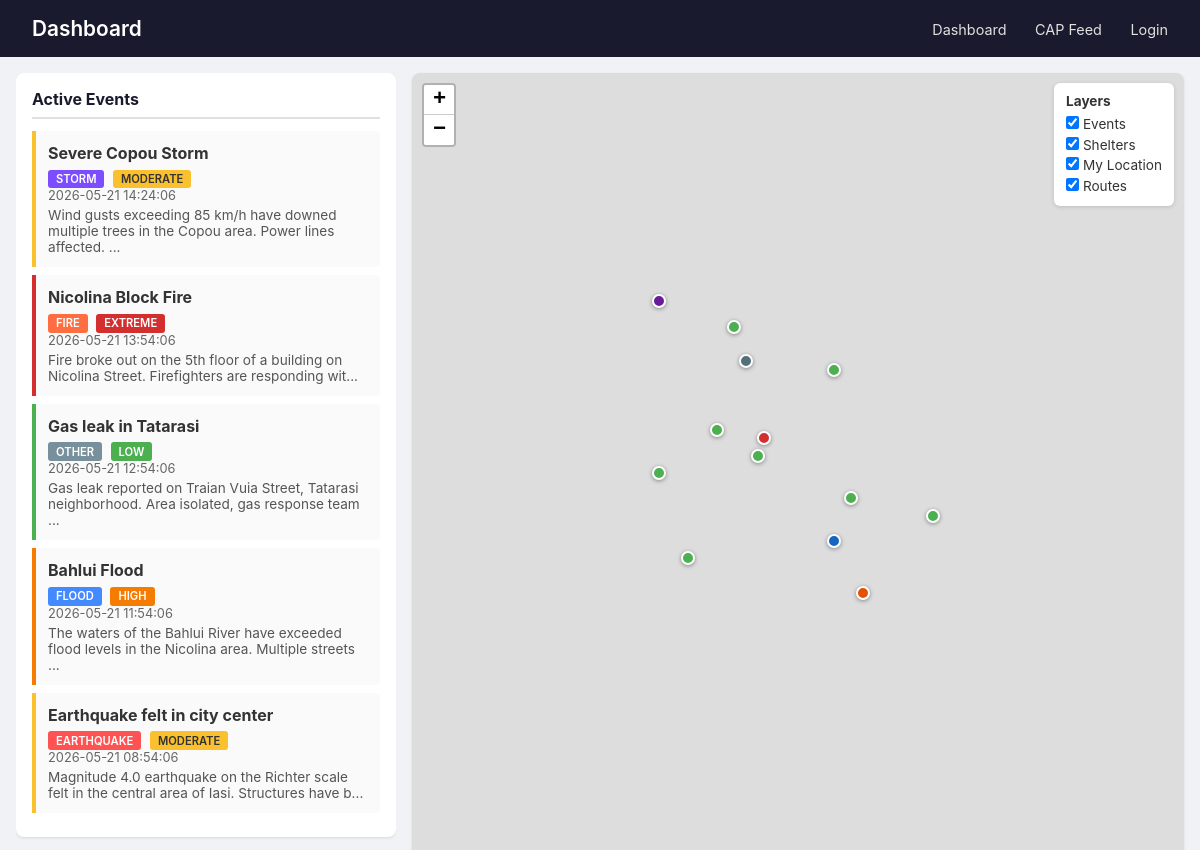
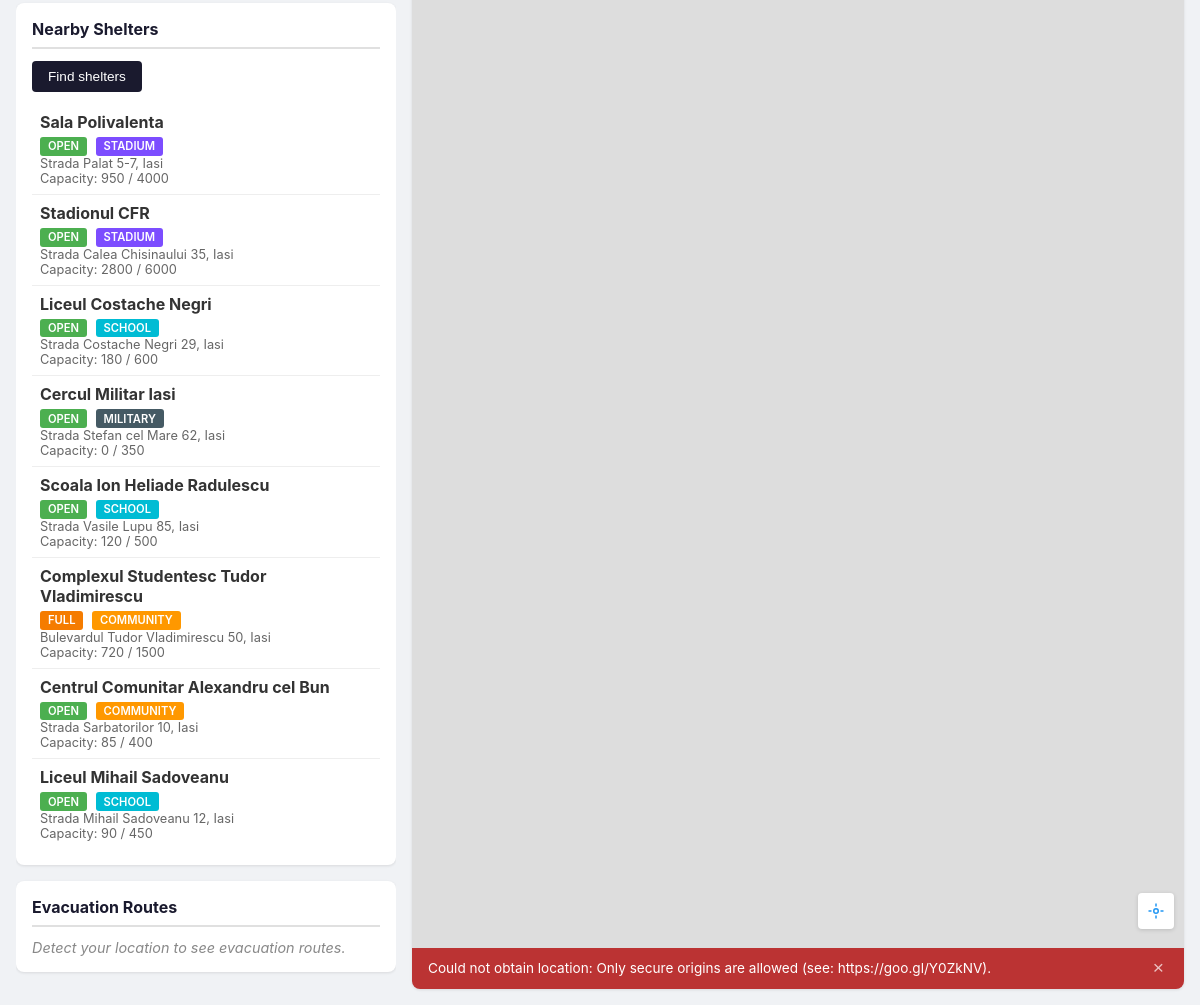
/dashboard, run on the app's committed database (2 pictures, top to bottom).
### tables this page shows
CREATE TABLE IF NOT EXISTS emergency_events (
    id              INT UNSIGNED NOT NULL AUTO_INCREMENT,
    event_type      ENUM('earthquake', 'flood', 'fire', 'storm', 'other') NOT NULL,
    title           VARCHAR(255) NOT NULL,
    description     TEXT,
    severity        ENUM('low', 'moderate', 'high', 'extreme') NOT NULL DEFAULT 'moderate',
    latitude        DECIMAL(10, 7),
    longitude       DECIMAL(10, 7),
    status          ENUM('active', 'resolved') NOT NULL DEFAULT 'active',
    started_at      TIMESTAMP NOT NULL DEFAULT CURRENT_TIMESTAMP,
    resolved_at     TIMESTAMP NULL DEFAULT NULL,
    created_at      TIMESTAMP NOT NULL DEFAULT CURRENT_TIMESTAMP,
    updated_at      TIMESTAMP NOT NULL DEFAULT CURRENT_TIMESTAMP ON UPDATE CURRENT_TIMESTAMP,
PRIMARY KEY (id));

CREATE TABLE IF NOT EXISTS shelters (
    id              INT UNSIGNED        NOT NULL AUTO_INCREMENT,
    name            VARCHAR(255)        NOT NULL,
    address         VARCHAR(500)        NOT NULL,
    latitude        DECIMAL(10, 7)      NOT NULL,
    longitude       DECIMAL(10, 7)      NOT NULL,
    geom_point      POINT               NOT NULL,
    capacity        INT UNSIGNED        NOT NULL DEFAULT 0,
    current_occupancy INT UNSIGNED      NOT NULL DEFAULT 0,
    shelter_type    ENUM('stadium', 'school', 'military', 'community', 'other') NOT NULL DEFAULT 'community',
    status          ENUM('open', 'full', 'closed') NOT NULL DEFAULT 'open',
    contact_phone   VARCHAR(30)         DEFAULT NULL,
    notes           TEXT                DEFAULT NULL,
    created_at      TIMESTAMP           NOT NULL DEFAULT CURRENT_TIMESTAMP,
    updated_at      TIMESTAMP           NOT NULL DEFAULT CURRENT_TIMESTAMP ON UPDATE CURRENT_TIMESTAMP,
    PRIMARY KEY (id),
    SPATIAL INDEX idx_shelters_geom (geom_point),
    INDEX idx_shelters_status (status)
);

### models/Event.php (called while the page is built, shortened)
<?php
class Event
{
    private $mysql;
    public function __construct($mysql)
    {
        $this->mysql = $mysql;
    }
    public function getActive()
    {
        if (
            !($stmt = $this->mysql->prepare(
                "SELECT id, event_type, title, description, severity, latitude, longitude, status, started_at
             FROM emergency_events
             WHERE status = 'active'
             ORDER BY started_at DESC"
            ))
        ) {
            return [false, 'Error preparing query: ' . $this->mysql->error];
        }
        if (!$stmt->execute()) {
            return [false, 'Error executing query: ' . $this->mysql->error];
        }
        if (!($result = $stmt->get_result())) {
            return [false, 'Error retrieving result: ' . $this->mysql->error];
        }
        $events = [];
        while ($row = $result->fetch_assoc()) {
            $events[] = $row;
        }
        return [true, $events];
    }
}

### models/Shelter.php (called while the page is built, shortened)
<?php
class Shelter
{
    private $mysql;
    public function __construct($mysql)
    {
        $this->mysql = $mysql;
    }
    public function getAll()
    {
        if (
            !($stmt = $this->mysql->prepare(
                "SELECT id, name, address, latitude, longitude, capacity, current_occupancy, shelter_type, status, contact_phone, notes
             FROM shelters WHERE status != 'closed'"
            ))
        ) {
            return [false, 'Error preparing query: ' . $this->mysql->error];
        }
        if (!$stmt->execute()) {
            return [false, 'Error executing query: ' . $this->mysql->error];
        }
        if (!($result = $stmt->get_result())) {
            return [false, 'Error retrieving result: ' . $this->mysql->error];
        }
        $shelters = [];
        while ($row = $result->fetch_assoc()) {
            $shelters[] = $row;
        }
        return [true, $shelters];
    }
}

### views/PublicDashboard.php (the view, shortened to what this page needs)
<!DOCTYPE html>
<html lang="en">
<head>
    <link rel="stylesheet" href="https://unpkg.com/leaflet@1.9.4/dist/leaflet.css" />
    <link rel="stylesheet" href="dashboard.css">
</head>
<body>
    <header class="dashboard-header">
        <h1>Dashboard</h1>
        <nav>
            <a href="dashboard">Dashboard</a>
            <a href="cap-feed" target="_blank">CAP Feed</a>
            <?php if ($isLoggedIn): ?>
                <a class="logged-in" href="login">Logged in as <?php echo htmlspecialchars($username); ?></a>
            <?php else: ?>
                <a href="login">Login</a>
            <?php endif; ?>
        </nav>
    </header>
    <main class="dashboard-main">
        <div class="dashboard-content">
            <div class="sidebar">
                <section class="panel">
                    <h2>Active Events</h2>
                    <?php if (empty($events)): ?>
                        <p class="empty-state">No active emergencies.</p>
                    <?php else: ?>
                        <ul class="event-list">
                            <?php foreach ($events as $event): ?>
                                <li class="event-item severity-<?php echo htmlspecialchars($event['severity']); ?>"
                                    data-lat="<?php echo htmlspecialchars($event['latitude']); ?>"
                                    data-lng="<?php echo htmlspecialchars($event['longitude']); ?>">
                                    <strong><?php echo htmlspecialchars($event['title']); ?></strong>
                                    <span class="badge badge-<?php echo htmlspecialchars($event['event_type']); ?>">
                                        <?php echo htmlspecialchars($event['event_type']); ?>
                                    </span>
                                    <span class="badge badge-severity-<?php echo htmlspecialchars($event['severity']); ?>">
                                        <?php echo htmlspecialchars($event['severity']); ?>
                                    </span>
                                    <small><?php echo htmlspecialchars($event['started_at']); ?></small>
                                    <p><?php echo htmlspecialchars(mb_strimwidth($event['description'] ?? '', 0, 100, '...')); ?>
                                    </p>
                                </li>
                            <?php endforeach; ?>
                        </ul>
                    <?php endif; ?>
                </section>
                <section class="panel">
                    <h2>Nearby Shelters</h2>
                    <div class="location-controls">
                        <button id="locateBtn" class="btn">Find shelters</button>
                    </div>
                    <div id="shelterList" class="shelter-list">
                        <?php foreach ($shelters as $shelter): ?>
                            <div class="shelter-item" data-lat="<?php echo htmlspecialchars($shelter['latitude']); ?>"
                                data-lng="<?php echo htmlspecialchars($shelter['longitude']); ?>"
                                data-id="<?php echo htmlspecialchars($shelter['id']); ?>">
                                <strong><?php echo htmlspecialchars($shelter['name']); ?></strong>
                                <span class="badge badge-status-<?php echo htmlspecialchars($shelter['status']); ?>">
                                    <?php echo htmlspecialchars($shelter['status']); ?>
                                </span>
                                <span class="badge badge-type-<?php echo htmlspecialchars($shelter['shelter_type']); ?>">
                                    <?php echo htmlspecialchars($shelter['shelter_type']); ?>
                                </span>
                                <small><?php echo htmlspecialchars($shelter['address']); ?></small>
                                <small>Capacity:
                                    <?php echo htmlspecialchars($shelter['current_occupancy'] . ' / ' . $shelter['capacity']); ?></small>
                            </div>
                        <?php endforeach; ?>
                    </div>
                </section>
                <section class="panel">
                    <h2>Evacuation Routes</h2>
                    <div id="routeList" class="route-list">
                        <p class="empty-state">Detect your location to see evacuation routes.</p>
                    </div>
                </section>
            </div>
            <div class="map-container">
                <div id="map"></div>
                <div id="layerControls" class="layer-controls">
                    <strong>Layers</strong>
                    <label><input type="checkbox" id="toggleEvents" checked> Events</label>
                    <label><input type="checkbox" id="toggleShelters" checked> Shelters</label>
                    <label><input type="checkbox" id="toggleUser" checked> My Location</label>
                    <label><input type="checkbox" id="toggleRoutes" checked> Routes</label>
                </div>
                <button id="centerOnMe" class="map-btn center-on-me-btn" title="Center on my location">
                    <svg width="18" height="18" viewBox="0 0 24 24" fill="none" stroke="currentColor" stroke-width="2">
                        <circle cx="12" cy="12" r="3" />
                        <path d="M12 2v4M12 18v4M2 12h4M18 12h4" />
                    </svg>
                </button>
                <div id="locationBanner" class="location-banner location-banner--hidden">
                    <span id="locationBannerText">Obtaining location...</span>
                    <button class="location-banner-close"
                        onclick="document.querySelector('#locationBanner').classList.add('location-banner--hidden')">&times;</button>
                </div>
            </div>
        </div>
    </main>
</body>
</html>

### public/dashboard.css (style rules this page uses)
* { margin: 0; padding: 0; box-sizing: border-box; }
body { font-family: -apple-system, BlinkMacSystemFont, "Segoe UI", Roboto, sans-serif; background: #f0f2f5; color: #333; }
.dashboard-header { background: #1a1a2e; color: #fff; padding: 1rem 2rem; display: flex; justify-content: space-between; align-items: center; }
.dashboard-header h1 { font-size: 1.3rem; font-weight: 600; }
.dashboard-header nav a { color: #e0e0e0; text-decoration: none; margin-left: 1.5rem; font-size: 0.9rem; }
.dashboard-main { padding: 1rem; }
.dashboard-content { display: flex; gap: 1rem; height: calc(100vh - 4.5rem); }
.sidebar { width: 380px; min-width: 380px; overflow-y: auto; display: flex; flex-direction: column; gap: 1rem; }
.panel { background: #fff; border-radius: 8px; padding: 1rem; box-shadow: 0 1px 3px rgba(0, 0, 0, 0.1); }
.panel h2 { font-size: 1rem; margin-bottom: 0.75rem; color: #1a1a2e; border-bottom: 2px solid #e0e0e0; padding-bottom: 0.5rem; }
.empty-state { color: #888; font-style: italic; font-size: 0.9rem; }
.event-list { list-style: none; }
.event-item { padding: 0.75rem; border-left: 4px solid #ccc; margin-bottom: 0.5rem; background: #fafafa; border-radius: 0 4px 4px 0; cursor: pointer; }
.severity-extreme { border-left-color: #d32f2f; }
.severity-high { border-left-color: #f57c00; }
.severity-moderate { border-left-color: #fbc02d; }
.severity-low { border-left-color: #4caf50; }
.event-item strong { display: block; margin-bottom: 0.25rem; }
.event-item small { display: block; color: #666; font-size: 0.8rem; }
.event-item p { margin-top: 0.25rem; font-size: 0.85rem; color: #555; }
.badge { display: inline-block; padding: 0.15rem 0.5rem; border-radius: 3px; font-size: 0.7rem; font-weight: 600; text-transform: uppercase; margin-right: 0.25rem; }
.badge-earthquake { background: #ff5252; color: #fff; }
.badge-flood { background: #448aff; color: #fff; }
.badge-fire { background: #ff6e40; color: #fff; }
.badge-storm { background: #7c4dff; color: #fff; }
.badge-other { background: #78909c; color: #fff; }
.badge-severity-extreme { background: #d32f2f; color: #fff; }
.badge-severity-high { background: #f57c00; color: #fff; }
.badge-severity-moderate { background: #fbc02d; color: #333; }
.badge-severity-low { background: #4caf50; color: #fff; }
.badge-status-open { background: #4caf50; color: #fff; }
.badge-status-full { background: #f57c00; color: #fff; }
.location-controls { margin-bottom: 0.75rem; }
.btn { background: #1a1a2e; color: #fff; border: none; padding: 0.5rem 1rem; border-radius: 4px; cursor: pointer; font-size: 0.85rem; }
.shelter-list .shelter-item { padding: 0.5rem; border-bottom: 1px solid #eee; cursor: pointer; }
.shelter-list .shelter-item:last-child { border-bottom: none; }
.shelter-item strong { display: block; margin-bottom: 0.15rem; }
.shelter-item small { display: block; font-size: 0.8rem; color: #666; }
.map-container { flex: 1; border-radius: 8px; overflow: hidden; box-shadow: 0 1px 3px rgba(0, 0, 0, 0.1); position: relative; }
#map { width: 100%; height: 100%; }
.location-controls { display: flex; align-items: center; gap: 0.5rem; flex-wrap: wrap; }
.badge-type-stadium { background: #7c4dff; color: #fff; }
.badge-type-school { background: #00bcd4; color: #fff; }
.badge-type-military { background: #455a64; color: #fff; }
.badge-type-community { background: #ff9800; color: #fff; }
.location-banner { position: absolute; bottom: 0; left: 0; right: 0; z-index: 500; background: rgba(26, 26, 46, 0.88); color: #fff; padding: 0.6rem 1rem; font-size: 0.85rem; display: flex; align-items: center; gap: 0.5rem; }
.location-banner--error { background: rgba(183, 28, 28, 0.88); }
.location-banner-close { background: none; border: none; color: #fff; font-size: 1.2rem; margin-left: auto; cursor: pointer; padding: 0 0.25rem; opacity: 0.7; }
.layer-controls { position: absolute; top: 10px; right: 10px; background: #fff; border-radius: 6px; padding: 0.6rem 0.75rem; box-shadow: 0 1px 4px rgba(0, 0, 0, 0.15); z-index: 1000; font-size: 0.85rem; }
.layer-controls label { display: block; padding: 0.15rem 0; cursor: pointer; }
.layer-controls strong { display: block; margin-bottom: 0.3rem; }
.map-btn { position: absolute; right: 10px; width: 36px; height: 36px; background: #fff; border: none; border-radius: 4px; box-shadow: 0 1px 4px rgba(0, 0, 0, 0.15); cursor: pointer; z-index: 1000; display: flex; align-items: center; justify-content: center; color: #2196f3; }
.center-on-me-btn { bottom: 60px; }

### data on the page
emergency_events: title "Severe Copou Storm", event_type "STORM", severity "MODERATE", started_at "2026-05-21 14:24:06", description "Wind gusts exceeding 85 km/h have downed multiple trees in the Copou area. Power lines affected. ..."
emergency_events: title "Nicolina Block Fire", event_type "FIRE", severity "EXTREME", started_at "2026-05-21 13:54:06", description "Fire broke out on the 5th floor of a building on Nicolina Street. Firefighters are responding wit..."
emergency_events: title "Gas leak in Tatarasi", event_type "OTHER", severity "LOW", started_at "2026-05-21 12:54:06", description "Gas leak reported on Traian Vuia Street, Tatarasi neighborhood. Area isolated, gas response team ..."
emergency_events: title "Bahlui Flood", event_type "FLOOD", severity "HIGH", started_at "2026-05-21 11:54:06", description "The waters of the Bahlui River have exceeded flood levels in the Nicolina area. Multiple streets ..."
emergency_events: title "Earthquake felt in city center", event_type "EARTHQUAKE", severity "MODERATE", started_at "2026-05-21 08:54:06", description "Magnitude 4.0 earthquake on the Richter scale felt in the central area of Iasi. Structures have b..."
shelters: name "Sala Polivalenta", status "OPEN", shelter_type "STADIUM", address "Strada Palat 5-7, Iasi", current_occupancy+capacity "950 / 4000"
shelters: name "Stadionul CFR", status "OPEN", shelter_type "STADIUM", address "Strada Calea Chisinaului 35, Iasi", current_occupancy+capacity "2800 / 6000"
shelters: name "Liceul Costache Negri", status "OPEN", shelter_type "SCHOOL", address "Strada Costache Negri 29, Iasi", current_occupancy+capacity "180 / 600"
shelters: name "Cercul Militar Iasi", status "OPEN", shelter_type "MILITARY", address "Strada Stefan cel Mare 62, Iasi", current_occupancy+capacity "0 / 350"
shelters: name "Scoala Ion Heliade Radulescu", status "OPEN", shelter_type "SCHOOL", address "Strada Vasile Lupu 85, Iasi", current_occupancy+capacity "120 / 500"
shelters: name "Complexul Studentesc Tudor Vladimirescu", status "FULL", shelter_type "COMMUNITY", address "Bulevardul Tudor Vladimirescu 50, Iasi", current_occupancy+capacity "720 / 1500"
shelters: name "Centrul Comunitar Alexandru cel Bun", status "OPEN", shelter_type "COMMUNITY", address "Strada Sarbatorilor 10, Iasi", current_occupancy+capacity "85 / 400"
shelters: name "Liceul Mihail Sadoveanu", status "OPEN", shelter_type "SCHOOL", address "Strada Mihail Sadoveanu 12, Iasi", current_occupancy+capacity "90 / 450"
